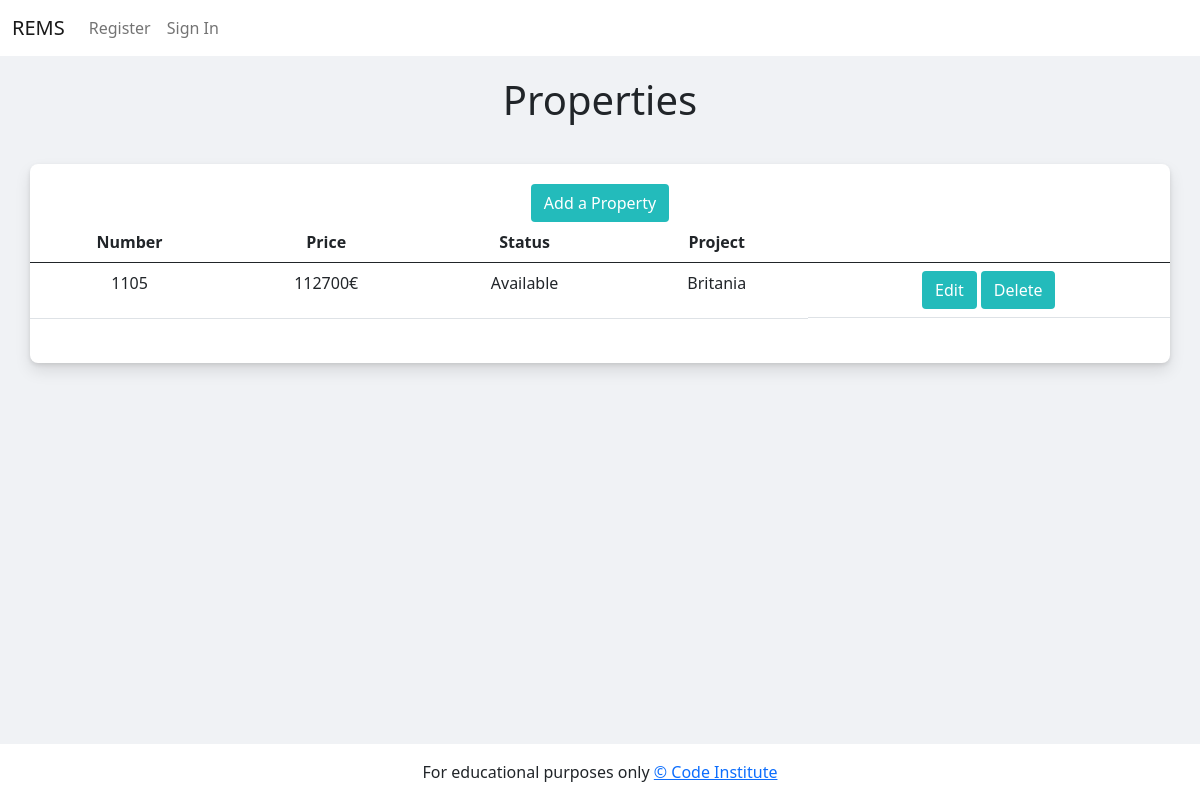
The page /properties on the database as committed earlier.
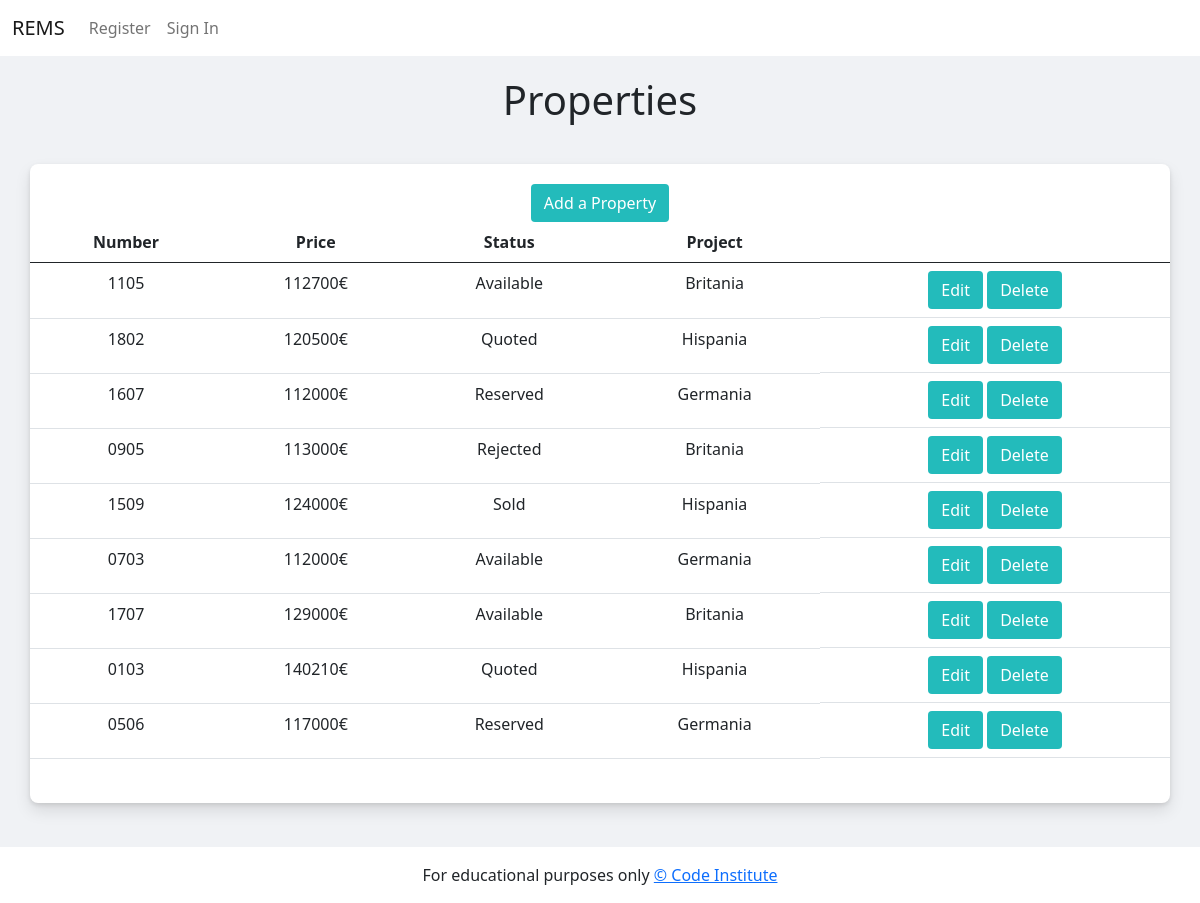
The same page on the database as committed later.
### todo/models.py (models this page shows, shortened)
class Property(models.Model):
    property_status = models.TextChoices("property\
    _status", "Available Quoted Reserved Rejected Sold")
    property_number = models.CharField(max_length=50, null=False, blank=False)
    status = models.CharField(
        blank=True, choices=property_status.choices, max_length=10)
    price = models.IntegerField(null=False, blank=False)
    project = models.ForeignKey(Project, on_delete=models.CASCADE)

class Project(models.Model):
    project_name = models.CharField(max_length=50, null=False, blank=False)
    address = models.CharField(max_length=50, null=False, blank=False)
    def __str__(self):
        return self.project_name

### todo/views.py (the view)
# urls.py: path('properties', views.get_properties, name='properties'),
def get_properties(request):
    properties = Property.objects.all()
    context = {
        'properties': properties
    }
    return render(request, 'properties.html', context)

### templates/properties.html
{% extends "base.html" %}
{% block content %}
<main class="container first-bg">
    <h1 class="h-center">Properties</h1>
    <div class="container-fluid second-bg">
        <a class="waves-effect waves-light btn btn-signup" href="/add">Add a Property</a>
        <div class="table-responsive">
            <table class="table">
                <thead>
                    <tr>
                        <th scope="col">Number</th>
                        <th scope="col">Price</th>
                        <th scope="col">Status</th>
                        <th scope="col">Project</th>
                        <th scope="col"></th>
                    </tr>
                </thead>
                {% for property in properties %}
                    <tr>
                        <td>{{ property.property_number }}</a></td>
                        <td>{{ property.price }}€</td>
                        <td>{{ property.status }}</td>
                        <td>{{ property.project }}</td>
                        <td class="d-grid gap-2 d-md-block">
                            <a class="btn btn-signup" href="/edit/{{ property.id }}">Edit</a>
                            <a class="btn btn-signup" href="/delete/{{ property.id }}">Delete</a>
                        </td>
                    </tr>
                {% empty %}
                <tr><td>You haven't added any properties yet. Before adding any property you must first create a project</td></tr>
                {% endfor %}
            </table>
        </div>
    </div>
    <br>
</main>
{%endblock%}

### templates/base.html (shortened to what this page needs)
{% load static %}
<!DOCTYPE html>
<html class="h-100">
<head>
    <link rel="stylesheet" href="https://cdnjs.cloudflare.com/ajax/libs/font-awesome/5.15.3/css/all.min.css">
    <link href="https://cdn.jsdelivr.net/npm/bootstrap@5.0.1/dist/css/bootstrap.min.css" rel="stylesheet"
>
    <link rel="stylesheet" href="{% static 'css/style.css' %}">
</head>
<body class="d-flex flex-column h-100 main-bg">
    <header>
        <nav class="navbar navbar-expand-lg navbar-light bg-white">
            <div class="container-fluid">
                <a class="navbar-brand" href="{% url 'home' %}">REMS</a>
                <div class="collapse navbar-collapse" id="navbarText">
                    <ul class="navbar-nav me-auto mb-2 mb-lg-0">
                        {% if user.is_authenticated %}
                        <li>
                            <span class="navbar-text"><a class="nav-link" href="{% url 'projects' %}">Projects</a></span>
                        </li>
                        <li>
                            <span class="navbar-text"><a class="nav-link" href="{% url 'properties' %}">Properties</a></span>
                        </li>
                        <li>
                            <span class="navbar-text"><a class="nav-link" href="{% url 'tickets' %}">Tickets</a></span>
                        </li>
                        <li class="nav-item">
                            <a class="nav-link" href="{% url 'account_logout' %}">Sign Out</a>
                        </li>
                        {% else %}
                        <li class="nav-item">
                            <a class="nav-link" href="{% url 'account_signup' %}">Register</a>
                        </li>
                        <li class="nav-item">
                            <a class="nav-link" href="{% url 'account_login' %}">Sign In</a>
                        </li>
                        {% endif %}
                    </ul>
                </div>
            </div>
        </nav>
    </header>
    <main class="flex-shrink-0">
        {% block content %}{% endblock content %}
    </main>
    <footer class="footer mt-auto py-3 bg-white justify-content-center">
          <div class="container">
          For educational purposes only
          <a class="white-text right" href="https://codeinstitute.net" target="_blank">&copy; Code Institute</a>
          </div>
      </footer>
</body>
</html>

### static/css/style.css (style rules this page uses)
body { display: flex; min-height: 100vh; flex-direction: column; background-color: #F9FAFC; }
.first-bg { margin: 0 auto; padding: 20px 0; }
.second-bg { padding-bottom: 24px; padding-top: 10px; text-align: center; background-color: #fff; border: none; border-radius: 8px; box-shadow: 0 2px 4px rgba(0, 0, 0, .1), 0 8px 16px rgba(0, 0, 0, .1); box-sizing: border-box; margin: 40px 0 0; padding: 20px 0 28px; }
.h-center { text-align: center; }
main { flex: 1 0 auto; }
.main-bg { background-color: #f0f2f5; }
.btn-signup { background-color: #23BBBB; color: #fff; }
footer { text-align: center; }

Rows that differ between the two databases and show on the page:
added Property: property_number "1802", price "120500", status "Quoted", project "Hispania"
added Property: property_number "1607", price "112000", status "Reserved", project "Germania"
added Property: property_number "0905", price "113000", status "Rejected", project "Britania"
added Property: property_number "1509", price "124000", status "Sold", project "Hispania"
added Property: property_number "0703", price "112000", status "Available", project "Germania"
added Property: property_number "1707", price "129000", status "Available", project "Britania"
added Property: property_number "0103", price "140210", status "Quoted", project "Hispania"
added Property: property_number "0506", price "117000", status "Reserved", project "Germania"
